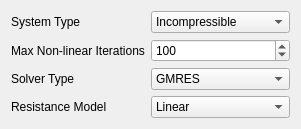
      <widget class="QWidget" name="solver_param_tab">
       <attribute name="title">
        <string>Sover Parameters</string>
       </attribute>
       <layout class="QFormLayout" name="formLayout">
        <item row="0" column="0">
         <widget class="QLabel" name="label">
          <property name="text">
           <string>System Type</string>
          </property>
         </widget>
        </item>
        <item row="0" column="1">
         <widget class="QComboBox" name="system_cobmo_box">
          <item>
           <property name="text">
            <string>Incompressible</string>
           </property>
          </item>
         </widget>
        </item>
        <item row="1" column="0">
         <widget class="QLabel" name="label_3">
          <property name="text">
           <string>Max Non-linear Iterations</string>
          </property>
         </widget>
        </item>
        <item row="2" column="0">
         <widget class="QLabel" name="label_4">
          <property name="text">
           <string>Solver Type</string>
          </property>
         </widget>
        </item>
        <item row="2" column="1">
         <widget class="QComboBox" name="solver_combo_box">
          <item>
           <property name="text">
            <string>GMRES</string>
           </property>
          </item>
          <item>
           <property name="text">
            <string>LGMRES</string>
           </property>
          </item>
          <item>
           <property name="text">
            <string>BICGSTAB</string>
           </property>
          </item>
         </widget>
        </item>
        <item row="3" column="0">
         <widget class="QLabel" name="label_5">
          <property name="text">
           <string>Resistance Model</string>
          </property>
         </widget>
        </item>
        <item row="3" column="1">
         <widget class="QComboBox" name="resistance_combo_box">
          <item>
           <property name="text">
            <string>Linear</string>
           </property>
          </item>
          <item>
           <property name="text">
            <string>Proctor and Gamble</string>
           </property>
          </item>
         </widget>
        </item>
        <item row="1" column="1">
         <widget class="QSpinBox" name="maxiter_spinbox">
          <property name="accelerated">
           <bool>true</bool>
          </property>
          <property name="minimum">
           <number>1</number>
          </property>
          <property name="maximum">
           <number>1000</number>
          </property>
          <property name="value">
           <number>100</number>
          </property>
         </widget>
        </item>
       </layout>
      </widget>
